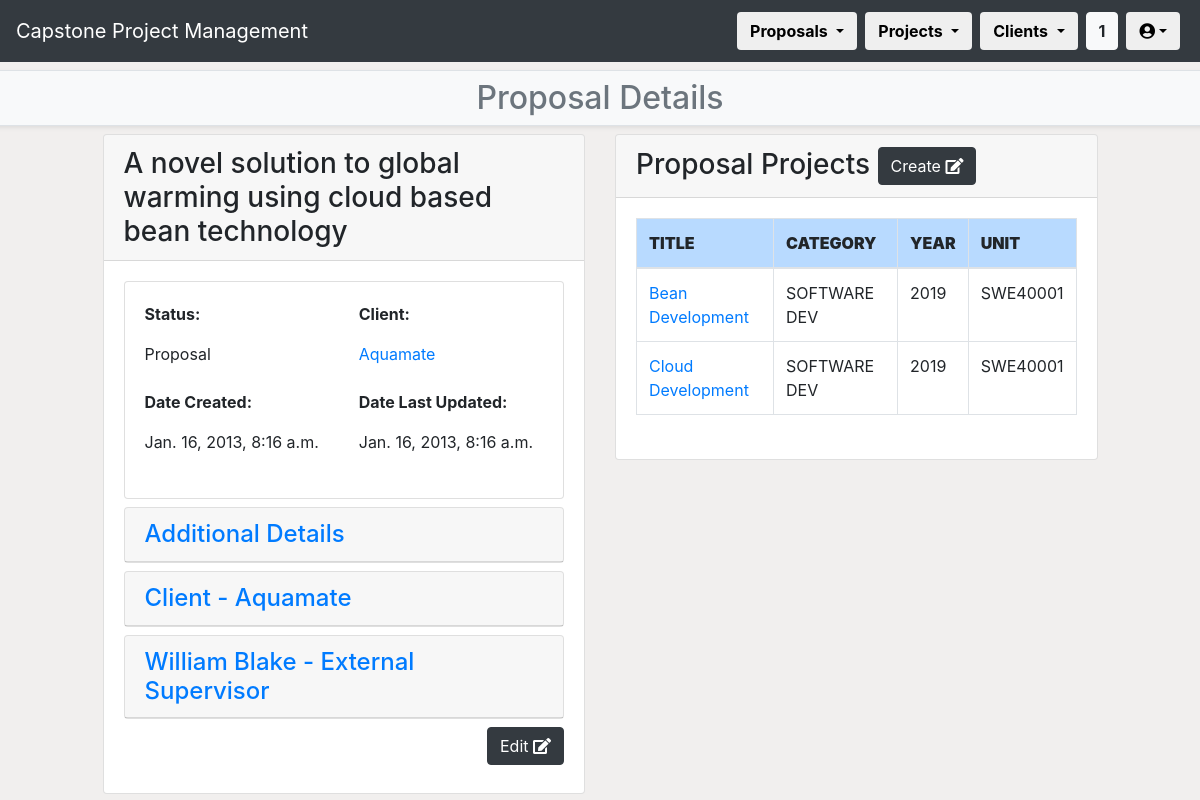
The app's page /CPPMS/proposal/proposal_list/proposal_detail/1 (signed in) with its own data.
### CPPMS/models.py (models this page shows, shortened)
class Proposal(models.Model):
    title = models.CharField(max_length=128, default="")
    created_at = models.DateTimeField(auto_now_add=True)
    updated_at = models.DateTimeField(auto_now=True)
    desc = models.TextField(default="")
    status = models.CharField(max_length=255, default="")
    spec = models.TextField(default="")
    skills = models.TextField(default="")
    env = models.TextField(default="")
    res = models.TextField(default="")
    client = models.ForeignKey(
        Client,
        on_delete=models.CASCADE,
        blank=True,
        null=True,
        related_name="proposals"
    )
    external_supervisor = models.ForeignKey(
        External_Supervisor,
        models.SET_NULL,
        blank=True,
        null=True,
        related_name="proposals"
    )
    proposal_incoming = models.ForeignKey(
        Incoming_Proposal,
        models.SET_NULL,
        blank=True,
        null=True
    )
    contact = models.ForeignKey(
        Contact,
        models.SET_NULL,
        blank=True,
        null=True,
        related_name="proposals"
    )
    pass

class Client(models.Model):
    name = models.CharField(max_length=128, default="", unique=True)
    created_at = models.DateTimeField(auto_now_add=True)
    updated_at = models.DateTimeField(auto_now=True)
    address = models.CharField(max_length=255, default="")
    website = models.CharField(max_length=255, default="")
    desc = models.TextField(default="")
    pass

class External_Supervisor(models.Model):
    name = models.CharField(max_length=128, default="")
    created_at = models.DateTimeField(auto_now_add=True)
    updated_at = models.DateTimeField(auto_now=True)
    email = models.CharField(max_length=255, default="", unique=True)
    phone = models.CharField(max_length=10, default="00000000")
    title = models.CharField(max_length=255, default="N/A")
    department = models.ForeignKey(
        Department,
        models.SET_NULL,
        blank=True,
        null=True
    )
    pass

class Project(models.Model):
    title = models.CharField(max_length=128, default="", unique=True)
    created_at = models.DateTimeField(auto_now_add=True)
    updated_at = models.DateTimeField(auto_now=True)
    category = models.CharField(max_length=128, default="")
    year = models.IntegerField(default="0000")
    completed = models.BooleanField(default=0)
    pass
    unit = models.ForeignKey(
        Unit,
        models.SET_NULL,
        blank=True,
        null=True
    )
    proposal = models.ForeignKey(
        Proposal,
        on_delete=models.CASCADE,
        blank=True,
        null=True
    )
    internal_supervisor = models.ForeignKey(
        Internal_Supervisor,
        models.SET_NULL,
        blank=True,
        null=True
    )
    group = models.ForeignKey(
        Group,
        models.SET_NULL,
        blank=True,
        null=True
    )

class Unit(models.Model):
    title = models.CharField(max_length=128, default="", unique=True)
    created_at = models.DateTimeField(auto_now_add=True)
    updated_at = models.DateTimeField(auto_now=True)
    unit_code = models.CharField(max_length=8, default="AAA0001")
    BB_unit_code = models.CharField(max_length=8, default="AAA0001")
    ulos = models.TextField(default="")
    convenor = models.CharField(max_length=128, default="N/A")
    pass
    def __str__(self):
        return self.unit_code

### CPPMS/views.py (the view)
@login_required(login_url="/CPPMS/login/")
def proposal_detail(request, pk=None):
    username = request.user.first_name + " " + request.user.last_name
    proposal_detail = get_object_or_404(Proposal, pk=pk)
    projects = Project.objects.all()
    count()
    title = "Details of " + proposal_detail.title
    filter_value = proposal_detail.pk
    project_list = Project.objects.all()
    if filter_value:
        project_filter = projects.filter(proposal_id=filter_value)
    else:
        project_filter = project_list.all()
    return render(
        request,
        "proposal_detail.html",
        {
            "count": count,
            "proposal_detail": proposal_detail,
            "username": username,
            "project_filter": project_filter,
            "title":title
        }
    )

### CPPMS/views.py (called while the page is built)
def count():
    count = []
    count_web = Incoming_Proposal.proposals.all().count()
    count_word = Upload_Proposal.objects.all().count()
    count_all = count_web + count_word
    count_all_proposal = Proposal.objects.all().count()
    count_all_client = Client.objects.all().count()
    count = [count_web, count_word, count_all,count_all_proposal,count_all_client]
    return count

### CPPMS/templates/proposal_detail.html (shortened to what this page needs)
{% extends "proposal.html" %}
{% block sub-page_content %}
{% if not messages %}
<h2>Proposal Details</h2>
{% else %}
<h2>Proposal Details</h2>
{% for message in messages %}<li>{{ message }}</li>{% endfor %}
{% endif %}
{% endblock %}
{% block page_detail_content %}
<div class="row">
    <div class="col-1"></div>
    <div class="col-md-5">
        <div class="card">
            <h3 class="card-header">{{ proposal_detail.title }}</h3>
            <div class="card-body">
                <div class="row mb-2">
                    <div class="col">
                        <div class="card">
                            <div class="card-body">
                                <div class="row mb-2">
                                    <div class="col">
                                        <p><strong>Status:</strong></p>
                                        <p>{{ proposal_detail.status }}</p>
                                    </div>
                                    <div class="col">
                                        <p><strong>Client:</strong></p>
                                        <p><a href="client_detail/{{ proposal_detail.client.pk }}">{{ proposal_detail.client.name }}</a></p>
                                    </div>
                                </div>
                                <div class="row mb-2">
                                    <div class="col">
                                        <p><strong>Date Created:</strong></p>
                                        <p>{{ proposal_detail.created_at }}</p>
                                    </div>
                                    <div class="col">
                                        <p><strong>Date Last Updated:</strong></p>
                                        <p>{{ proposal_detail.updated_at }}</p>
                                    </div>
                                </div>
                            </div>
                        </div>
                    </div>
                </div>
                <div class="row mb-2">
                    <div class="col">
                        <div class="card">
                            <h4 class="card-header"><a data-toggle="collapse" href="#collapse4">Additional Details</a></h4>
                        </div>
                    </div>
                </div>
                <div class="row mb-2">
                    <div class="col">
                        <div class="card">
                            <h4 class="card-header"><a data-toggle="collapse" href="#collapse1">Client - {{ proposal_detail.client.name }}</a></h4>
                        </div>
                    </div>
                </div>
                <div class="row mb-2">
                    <div class="col">
                        <div class="card">
                            <h4 class="card-header"><a data-toggle="collapse" href="#collapse5">{{ proposal_detail.external_supervisor.name }} - External Supervisor</a></h4>
                        </div>
                    </div>
                </div>
                <div class="row mb-2">
                    <div class="col text-right">
                        <a class="btn btn-dark" href="proposal_edit/{{ proposal_detail.pk }}" role="button" data-toggle="tooltip" title="Edit '{{ proposal_detail.title }}'">Edit <i class="fa fa-edit"></i></a>
                    </div>
                </div>
            </div>
        </div>
    </div>
    <div class="col-md-5">
        <div class="card">
            <h3
                class="card-header">Proposal Projects
                <a class="btn btn-dark" href="project_create/{{ proposal_detail.pk }}" role="button" data-toggle="tooltip" title="Create '{{ proposal_detail.title }}'">Create <i class="fa fa-edit"></i></a>
            </h3>
            <div class="card-body">
                <div class="row mb-2">
                    <div class="col">
                        <div class="table-responsive">
                            <table class="table table-bordered table-hover">
                                <thead>
                                    <tr class="table-primary">
                                        <th scope="col"><strong>TITLE</strong></th>
                                        <th scope="col"><strong>CATEGORY</strong></th>
                                        <th scope="col"><strong>YEAR</strong></th>
                                        <th scope="col"><strong>UNIT</strong></th>
                                    </tr>
                                </thead>
                                <tbody>
                                    {% for project in project_filter %}
                                    <tr scope="row">
                                        <td><a href="project_detail/{{project.pk}}">{{ project.title }}</a></td>
                                        <td>{{ project.category }}</td>
                                        <td>{{ project.year }}</td>
                                        <td>{{ project.unit }}</td>
                                    </tr>
                                    {% endfor %}
                                </tbody>
                            </table>
                        </div>
                    </div>
                </div>
            </div>
        </div>
    </div>
    <div class="col-1"></div>
</div>
{% endblock %}

### records on screen
Proposal: title "A novel solution to global warming using cloud based bean technology", status "Proposal", client.name "Aquamate", created_at "Jan. 16, 2013, 8:16 a.m.", updated_at "Jan. 16, 2013, 8:16 a.m.", external_supervisor.name "William Blake"
Project: title "Bean Development", category "SOFTWARE DEV", year "2019", unit "SWE40001"
Project: title "Cloud Development", category "SOFTWARE DEV", year "2019", unit "SWE40001"

### other values on screen
{{ count.2 }} "1"
